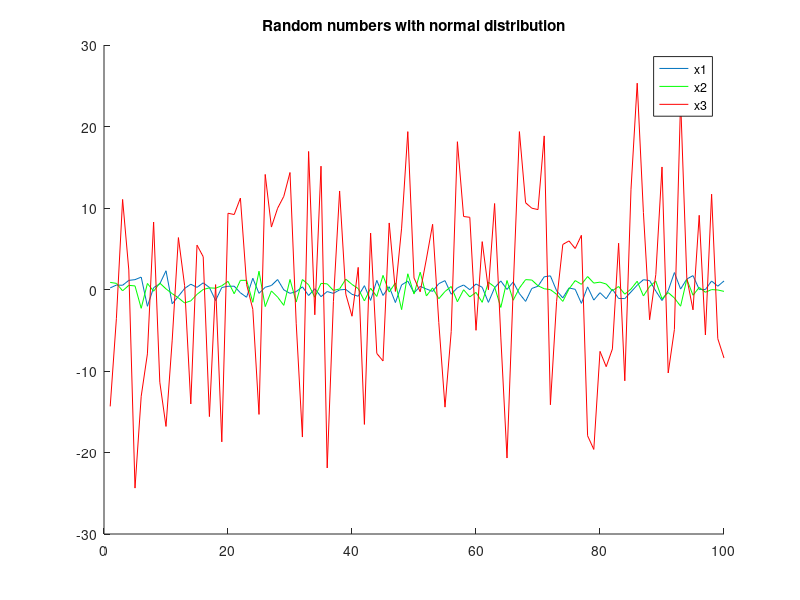

MATLAB code to generate this figure:
hold on
n=1:100;
x1 = randn(1, 100)
x2 = randn(1, 100)
x3 = randn(1, 100)*10
a = var(x3)
plot(n, x1);
plot(n, x2, 'g');
plot(n, x3, 'r');
legend('x1', 'x2', 'x3');
title('Random numbers with normal distribution')